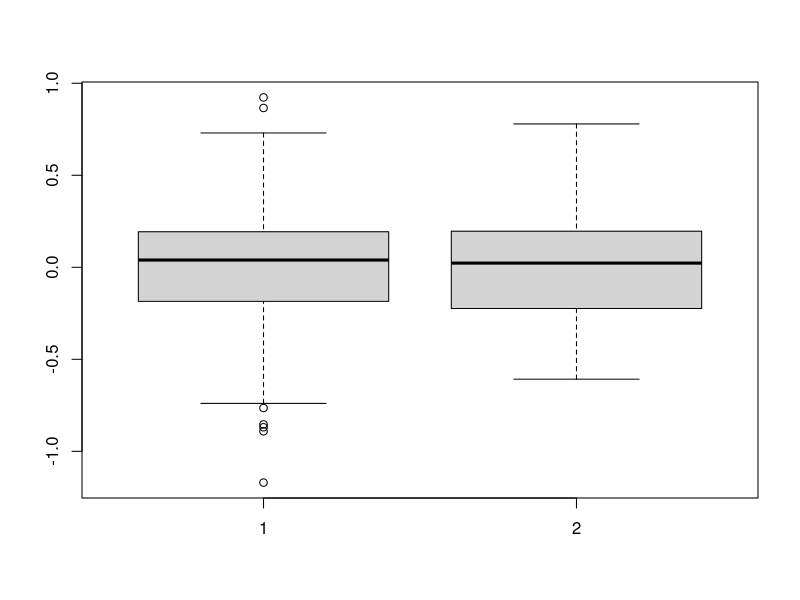
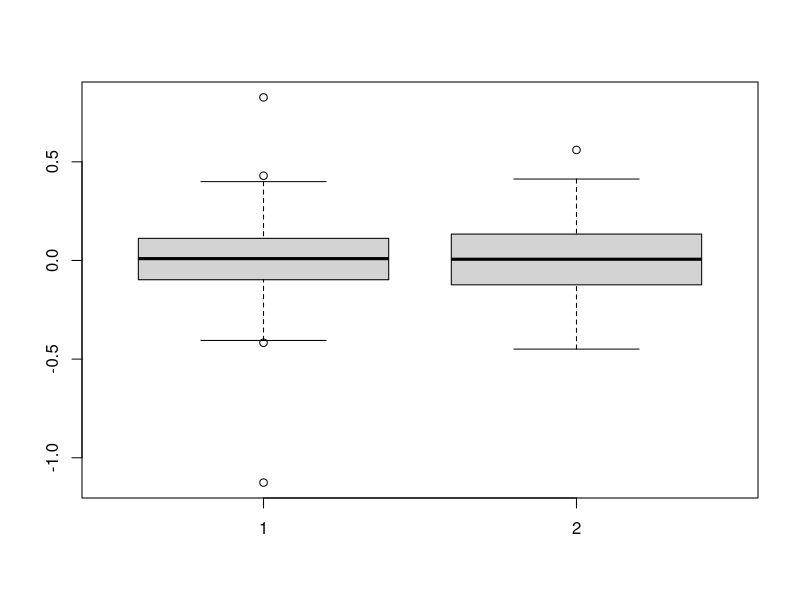
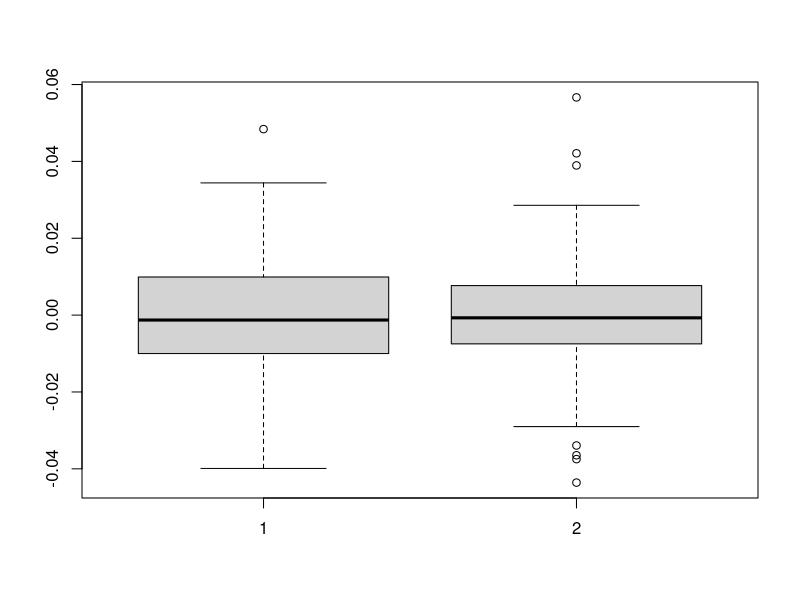
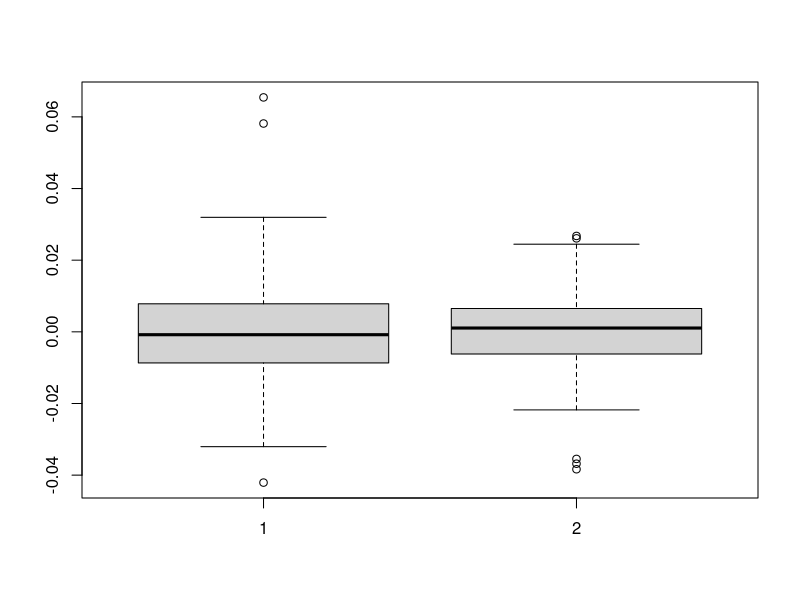
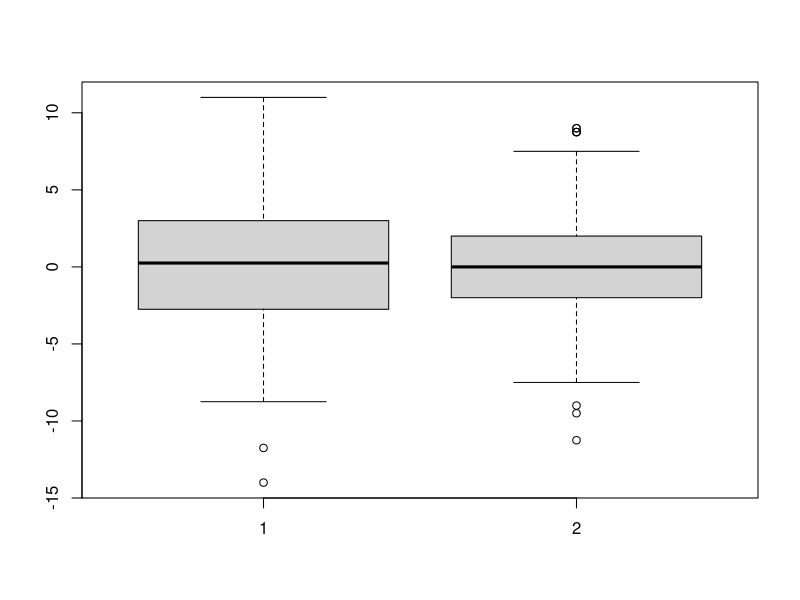

These charts were generated, in order, by the following R code: (Note: this script raises an error after producing the figures.)
rm(list=ls())

#-----------------------------------------------------------------------------------------------------#

# This script takes the results from a preliminary inter-operator variability study
# and uses them to simulate 10,000 values for each site sampling event and each
# metric constitutive of the I2M2 index

# This script is also used to generate Table 1 and Figure S2

#-----------------------------------------------------------------------------------------------------#

#### Libraries ####

library(fitdistrplus)

#-----------------------------------------------------------------------------------------------------#

#### Loading data ####

## Output directory

out.dir <- "output/"

## Data

# Inter-operator results

i2m2_2009 <- read.csv2("data/var_2009_2015-06-09/I2M2.csv") # I2M2 values for 2009
eqr_2009 <- read.csv2("data/var_2009_2015-06-09/EQR.csv") # EQR metric values from 2009
metriques_2009 <- read.csv2("data/var_2009_2015-06-09/Metriques.csv") # Raw metric values from 2009
i2m2_2010 <- read.csv2("data/var_2010_2015-06-09/I2M2.csv") # I2M2 values for 2010
eqr_2010 <- read.csv2("data/var_2010_2015-06-09/EQR.csv") # EQR metric values from 2010
metriques_2010 <- read.csv2("data/var_2010_2015-06-09/Metriques.csv") # Raw metric values from 2010

# Metric values for the dataset used for the development of the I2M2

met <- read.csv2("data/metrics_20190315.csv", check.names = F, row.names = 1)

# Information for sampling events

infos_2009 <- read.table("data/opeconts_2009.txt", h=T)
infos_2010 <- read.table("data/opeconts_2010.txt", h=T)

# Day, for file names when exporting

day <- gsub("-","",Sys.Date())

# Stream names

riv <- c("ALLIER","ANCEDUNORD","AUSTREBERTHE","BEUVE","CHER","CLEURIE","COLAGNE","DESGES","DIVES","DOUX","EAULNE","ESCOURCE","GLAND",
         "HERAULT","JOYEUSE","LERGUE","LEYSSE","LOT","OISE","REMEL","ROUVRE","SAULDRE","SAYE","SEGRE")

#### Run  ####

#-----------------------------------------------------------------------------------------------------#

#### Tab.1 ####

# Average of the number of operators per site sampling event

opc09 <- summary(factor(infos_2009$riviere))
summary(opc09)
sd(opc09)

opc10 <- summary(factor(infos_2010$riviere))
summary(opc10)
sd(opc10)

all.opc <- merge(data.frame(opc09), data.frame(opc10), by = 0, all = T)
rownames(all.opc) <- all.opc$Row.names
all.opc <- all.opc[,-1]
all.opc[is.na(all.opc)] <- 0

# write.csv2(all.opc, file = "output/Tab1_all_opc_20191112.csv") # Table 1 of the article

#-----------------------------------------------------------------------------------------------------#

#### Data preparation ####

# Merging results from 2009 and 2010

res_2009 <- metriques_2009
res_2009 <- merge(res_2009, infos_2009, by.x="X", by.y="nb_opecont")

res_2010 <- metriques_2010
res_2010 <- merge(res_2010, infos_2010, by.x="X", by.y="nb_opecont")

res <- rbind(res_2009, res_2010)
res$annee <- as.factor(res$annee) # Year

#-----------------------------------------------------------------------------------------------------#

#### Inter-operator variability ####

# Calculations of inter-operator deviations from the average (for all metrics and the I2M2)

results <- list()
keeps <- c("Shannon..B1B2.","ASPT..B2B3.","Polyvoltinism..B1B2B3.","Ovoviviparity..B1B2B3.","Richness..B1B2B3.")
cv <- matrix(nrow = length(unique(factor(res_2009$no_riviere))) + length(unique(factor(res_2010$no_riviere))) , ncol = length(keeps)) # Coefficients of variation

row.n = 0
for (an in c(2009,2010)) {
  
  # Correction of the stream names vector, due to some difference between both years
  
  if(an == 2009) riv <- c("ALLIER","AUSTREBERTHE","BEUVE","CHER","CLEURIE","COLAGNE","DESGES","DIVES","DOUX","EAULNE","ESCOURCE","GLAND","HERAULT","JOYEUSE","LERGUE","LEYSSE","LOT","OISE","REMEL","ROUVRE","SAULDRE","SAYE","SEGRE")
  if(an == 2010) riv <- c("ALLIER","ANCEDUNORD","AUSTREBERTHE","BEUVE","CHER","CLEURIE","COLAGNE","DESGES","DIVES","DOUX","EAULNE","ESCOURCE","GLAND","HERAULT","JOYEUSE","LERGUE","LEYSSE","LOT","OISE","REMEL","ROUVRE","SAULDRE","SAYE","SEGRE")
  
  for(i in 1:length(riv)) {
    
    # Calculations of the average value
    
    res_riv <- subset(res, subset = (riviere %in% riv[[i]] & annee %in% an))
    tmp <- res_riv[,keeps]
    tmp.mn <- colMeans(tmp)
    
    row.n = row.n + 1
    cv[row.n,] <- apply(tmp, MAR = 2, sd)/tmp.mn # Coefficients of variation, for Figure S2
    
    # Calculations of the deviations
    
    results[[i]] <- data.frame(t(t(tmp) - tmp.mn))
    
    # Finalization step
    
    if (i == length(riv)) {
      out <- do.call(rbind, results)
      assign(paste0("ecarts_", an), out)
      results <- list()
    }
  }
}

# Comparisons of the distributions of deviations observed in 2009 and 2010

for (i in seq(ecarts_2009)) {
  print(colnames(ecarts_2009)[i])
  print(var.test(ecarts_2009[,i], ecarts_2010[,i]))
  print(wilcox.test(ecarts_2009[,i], ecarts_2010[,i])) # Mann-Whitney tests
  boxplot(list(ecarts_2009[,i], ecarts_2010[,i]))
}

# Variances were sometimes significantly different, but distributions were always similar (rank-based tests)

## Merging results obtained both years

ecarts <- rbind(ecarts_2009, ecarts_2010)

# Distributions

sigmet <- c()
pdf(paste0(out.dir,"fit_ecarts_met_",day,".pdf"), width = 10)
for (i in seq(ecarts)) {
  distri <- fitdist(ecarts[,i], "norm", fix.arg = list(mean = 0))
  sigmet[i] <- distri$estimate
  plot(distri)
}
dev.off()

names(sigmet) <- colnames(ecarts)
save(sigmet, file = paste0(out.dir,"sigmet_",day,".RData"))

#-----------------------------------------------------------------------------------------------------#

#### Figure.S2 ####

## Coefficients of variation (CV)

cv <- as.data.frame(cv)

## CV of the values of the index I2M2

i2m2 <- data.frame(I2M2 = c(i2m2_2009$I2M2, i2m2_2010$I2M2), cd.opc = substr(c(i2m2_2009$X, i2m2_2010$X),1,6))
cv$I2M2 <- tapply(i2m2$I2M2, i2m2$cd.opc, sd)/tapply(i2m2$I2M2, i2m2$cd.opc, mean)

# Boxplots

colnames(cv) <- c("Shannon", "ASPT", "Polyvoltinism", "Ovoviviparity", "Richness", "I2M2")
colMeans(cv)
svg(paste0(out.dir,"Fig_S2_boxplot_cv_",day,".svg"), width = 8.5, height = 8.5)
boxplot(cv, col = c("white","white","white","white","white","grey"), ylab = "CV")
dev.off()

#-----------------------------------------------------------------------------------------------------#
